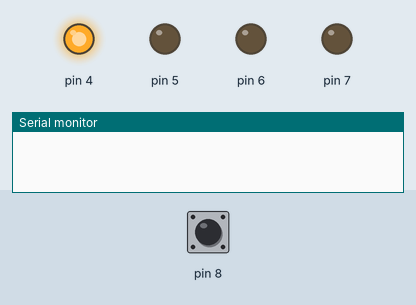
Simulated run of this sketch. Board: Arduino Uno, built with avr-gcc and run on an emulated ATmega328P. On the bench: output pins drawn as LEDs (lit = HIGH), the last lines printed to the serial monitor. Inputs (shaded band) come from the test bench; at power-on: pin 8 LOW.

Above: at 1.2 s.
1.3 s: pin 8 pulsed HIGH 2 times (0.12 s each, 0.3 s apart)
At 5.0 s:
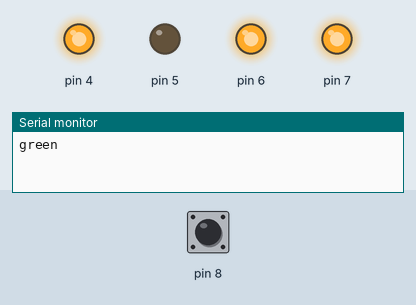
At 5.9 s:
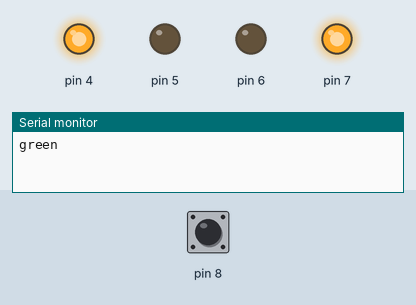
Timing chart, 0 to 10.9 s (numbered marks = the images above; inputs shaded):
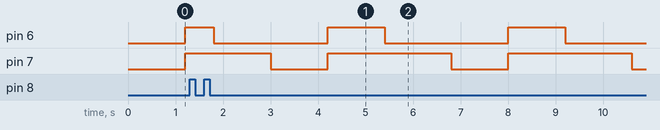

Measured:
- by itself, pin 6: alternates HIGH for 1.2 s and LOW for 2.5 s
- by itself, pin 7: alternates HIGH for 2.6 s and LOW for 1.2 s

The sketch:

color_sensor.ino
```cpp
#include "./ColorSensor.h"
#include <string.h>
ColorSensor colorSensor(4,5,6,7,8);

void setup() {

  Serial.begin(9600);
}

void loop() {
  // put your main code here, to run repeatedly:
  char *color = colorSensor.predict();
  if (strcmp(color, '\0'))
  {
    Serial.println(color);
  }
}
```

ColorSensor.h
```cpp
class ColorSensor
{
  private:
    int S0;
    int S1;
    int S2;
    int S3;
    int sensorOut;

    int getRedValue();
    int getGreenValue();
    int getBlueValue();

  public:
    ColorSensor(int S0, int S1, int S2, int S3, int sensorOut);
    char* predict();

};
ColorSensor::ColorSensor(int S0, int S1, int S2, int S3, int sensorOut)
{
  this->S0 = S0;
  this->S1 = S1;
  this->S2 = S2;
  this->S3 = S3;

  this->sensorOut = sensorOut;

  pinMode(S0, OUTPUT);
  pinMode(S1, OUTPUT);
  pinMode(S2, OUTPUT);
  pinMode(S3, OUTPUT);

  pinMode(sensorOut, INPUT);

  digitalWrite(S0, HIGH);
  digitalWrite(S1, LOW);
}
char* ColorSensor::predict()
{
    int red = getRedValue();
    delay(200);
    int green = getGreenValue();
    delay(200);
    int blue = getBlueValue();
    delay(200);

    if (red > 180 && green > 180 && blue > 180)
    {
      return '\0';
    }
    else if (red < green && red < blue)
    {
       return "Red";
    }
    else if (green < red && green < blue){
      return "green";
    }
    else if (blue < red && blue < green)
    {
      return "blue";
    }
    delay(200);
}

int ColorSensor::getRedValue()
{
  digitalWrite(S2, LOW);
  digitalWrite(S3, LOW);

  int value = pulseIn(sensorOut, LOW);

  return value;
}
int ColorSensor::getGreenValue()
{
  digitalWrite(S2, HIGH);
  digitalWrite(S3, HIGH);

  int value = pulseIn(sensorOut, LOW);

  return value;
}
int ColorSensor::getBlueValue()
{
  digitalWrite(S2, LOW);
  digitalWrite(S3, HIGH);

  int value = pulseIn(sensorOut, LOW);

  return value;
}
```
